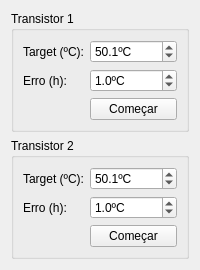
           <widget class="QWidget" name="Histerese">
            <attribute name="title">
             <string>Histerese</string>
            </attribute>
            <layout class="QVBoxLayout" name="verticalLayout_10">
             <item>
              <widget class="QGroupBox" name="groupBox_4">
               <property name="title">
                <string>Transistor 1</string>
               </property>
               <layout class="QGridLayout" name="gridLayout_4">
                <item row="0" column="0">
                 <layout class="QFormLayout" name="formLayout_2">
                  <item row="0" column="0">
                   <widget class="QLabel" name="label_4">
                    <property name="text">
                     <string>Target (ºC):</string>
                    </property>
                   </widget>
                  </item>
                  <item row="0" column="1">
                   <widget class="QDoubleSpinBox" name="hstT1TargetDSBox">
                    <property name="suffix">
                     <string>ºC</string>
                    </property>
                    <property name="decimals">
                     <number>1</number>
                    </property>
                    <property name="minimum">
                     <double>20.000000000000000</double>
                    </property>
                    <property name="singleStep">
                     <double>0.323000000000000</double>
                    </property>
                    <property name="value">
                     <double>50.100000000000001</double>
                    </property>
                   </widget>
                  </item>
                  <item row="1" column="0">
                   <widget class="QLabel" name="label_5">
                    <property name="text">
                     <string>Erro (h):</string>
                    </property>
                   </widget>
                  </item>
                  <item row="1" column="1">
                   <widget class="QDoubleSpinBox" name="hstT1ErroDSBox">
                    <property name="suffix">
                     <string>ºC</string>
                    </property>
                    <property name="decimals">
                     <number>1</number>
                    </property>
                    <property name="value">
                     <double>1.000000000000000</double>
                    </property>
                   </widget>
                  </item>
                  <item row="2" column="1">
                   <widget class="QPushButton" name="hstT1StartButton">
                    <property name="text">
                     <string>Começar</string>
                    </property>
                   </widget>
                  </item>
                 </layout>
                </item>
               </layout>
              </widget>
             </item>
             <item>
              <widget class="QGroupBox" name="groupBox_5">
               <property name="title">
                <string>Transistor 2</string>
               </property>
               <layout class="QGridLayout" name="gridLayout_6">
                <item row="0" column="0">
                 <layout class="QFormLayout" name="formLayout_5">
                  <item row="0" column="0">
                   <widget class="QLabel" name="label_22">
                    <property name="text">
                     <string>Target (ºC):</string>
                    </property>
                   </widget>
                  </item>
                  <item row="0" column="1">
                   <widget class="QDoubleSpinBox" name="hstT2TargetDSBox">
                    <property name="suffix">
                     <string>ºC</string>
                    </property>
                    <property name="decimals">
                     <number>1</number>
                    </property>
                    <property name="minimum">
                     <double>20.000000000000000</double>
                    </property>
                    <property name="singleStep">
                     <double>0.323000000000000</double>
                    </property>
                    <property name="value">
                     <double>50.100000000000001</double>
                    </property>
                   </widget>
                  </item>
                  <item row="1" column="0">
                   <widget class="QLabel" name="label_23">
                    <property name="text">
                     <string>Erro (h):</string>
                    </property>
                   </widget>
                  </item>
                  <item row="1" column="1">
                   <widget class="QDoubleSpinBox" name="hstT2ErroDSBox">
                    <property name="suffix">
                     <string>ºC</string>
                    </property>
                    <property name="decimals">
                     <number>1</number>
                    </property>
                    <property name="value">
                     <double>1.000000000000000</double>
                    </property>
                   </widget>
                  </item>
                  <item row="2" column="1">
                   <widget class="QPushButton" name="hstT2StartButton">
                    <property name="text">
                     <string>Começar</string>
                    </property>
                   </widget>
                  </item>
                 </layout>
                </item>
               </layout>
              </widget>
             </item>
            </layout>
           </widget>
